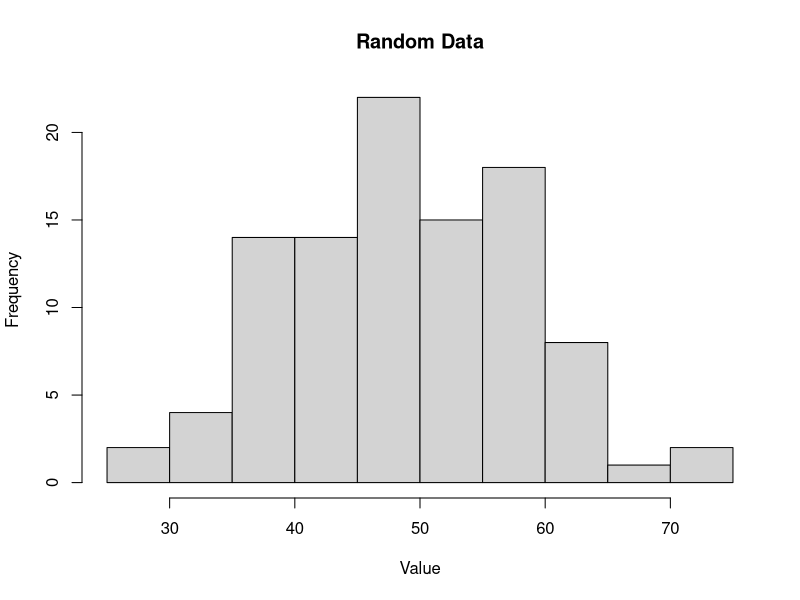

Recreate this plot in R.
set.seed(10)
x <- rnorm(100,50,10)
cat("Mean:", mean(x), "\nMedian:", median(x), "\nSD:", sd(x), "\n")
hist(x, main="Random Data", xlab="Value")
